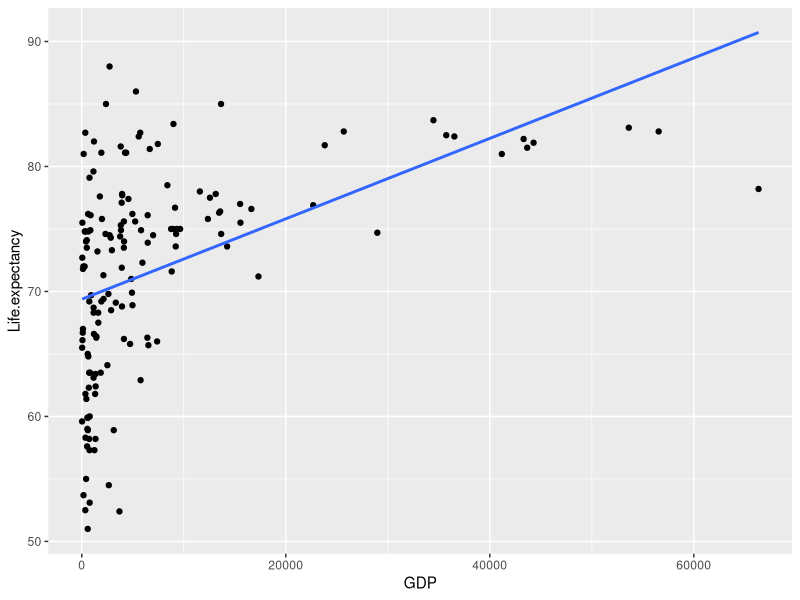

The R source for this figure:
## ---- chunk 1
library(tidyverse)
life_data <- read.csv("expectancy.csv")

life_data2<-select(life_data,Life.expectancy, GDP)%>%
  na.omit()
## ---- chunk 2
ggplot(life_data2, aes(x=GDP, y=Life.expectancy))+geom_point()+ geom_smooth(method = "lm", se=FALSE)
## ---- chunk 3
cor(life_data2$Life.expectancy, life_data2$GDP)
## ---- chunk 4
slope <- cor(life_data2$Life.expectancy, life_data2$GDP) * sd(life_data2$Life.expectancy)/sd(life_data2$GDP)

intercept <- mean(life_data2$Life.expectancy)-slope*mean(life_data2$GDP)

slope
intercept
## ---- chunk 5
mod<-lm(Life.expectancy~GDP, data = life_data2)
coef(mod)
## ---- chunk 6
X <- as.matrix(cbind(rep(1, 154), life_data2$GDP))
X
## ---- chunk 7
Y <- as.matrix(life_data2$Life.expectancy)
solve(t(X)  %*% X) %*% t(X) %*%  Y
